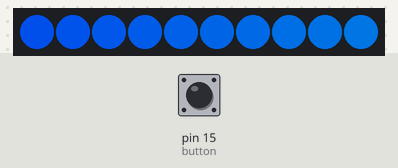
The sketch below on a simulated Arduino Leonardo, built with avr-gcc and run on an emulated ATmega32U4. On the bench: 10 RGB LEDs in strip order, left to right. The test bench sets the inputs (shaded band); at power-on: pin 15 (button) HIGH. Dim RGB values are drawn brighter than linear; colours are those a GRB WS2812 strip shows for the declared byte order; random numbers use the default seed unless the sketch sets one; the audio player accepts every command and is not drawn; USB keyboard and mouse output is not drawn; what the sketch prints to the serial monitor is not drawn.

Above: at 1.7 s.
1.8 s: pin 15 (button) pulled LOW for 0.15 s
At 2.16 s:
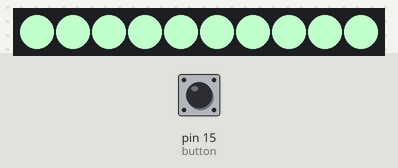
2.5 s: pin 15 (button) pulled LOW for 1 s
At 3.18 s:
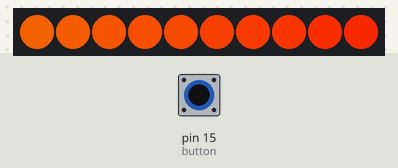
4.1 s: pin 15 (button) pulled LOW for 0.15 s
At 4.77 s:
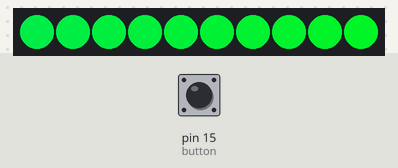
4.8 s: pin 15 (button) pulled LOW for 3.2 s
At 5.81 s:
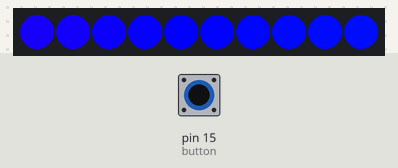
8.6 s: pin 15 (button) pulled LOW for 0.15 s
At 8.95 s:
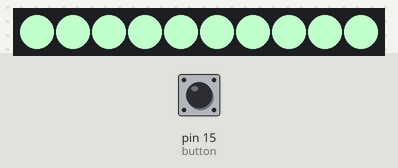
9.3 s: pin 15 (button) pulled LOW for 0.15 s
At 9.97 s:
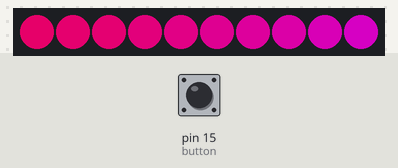
Timing chart, 0 to 12.3 s (numbered marks = the images above; inputs shaded):
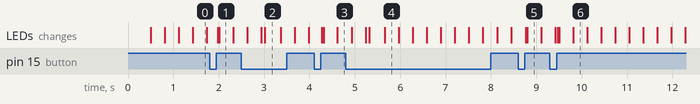

The sketch:

UwU_keyboardV2.ino
```cpp
/* Giant UwU keyboard by Juntendo https://www.youtube.com/channel/UC73LkQJ47rRI07iMOzu7-5g
I referenced code from several sources listed below:
https://circuitjournal.com/how-to-use-the-dfplayer-mini-mp3-module-with-an-arduino
https://stackoverflow.com/questions/59394851/how-to-create-a-rainbow-wave-on-led-strip-using-arduino
*/


#include <SoftwareSerial.h>
#include <DFRobotDFPlayerMini.h>
#include <FastLED.h>
#include <Keyboard.h>

#define LED_TYPE WS2812B
#define DATA_PIN 10
#define NUM_LEDS 10
#define BRIGHTNESS 255
#define SATURATION 255

CRGB leds[NUM_LEDS];

// Use pins 2 and 3 to communicate with DFPlayer Mini
static const uint8_t PIN_MP3_TX = 9; // Connects to module's RX
static const uint8_t PIN_MP3_RX = 8; // Connects to module's TX
SoftwareSerial softwareSerial(PIN_MP3_RX, PIN_MP3_TX);

// Create the Player object
DFRobotDFPlayerMini player;

int button = 15;
int data = 10;
int num_led = 10;

boolean buttonActive = false;
boolean longPressActive = false;

unsigned long buttonTimer =0;
unsigned long longPressTime = 500;

void longPressed(){
  player.volume(30);
  player.playMp3Folder(1);
}

void shortPressed(){
    Keyboard.print("UwU");
    leds[0] = CRGB::Red;
    FastLED.show();
    int file = random(2,6);
    if (file == 2){
      player.volume(30);
      player.playMp3Folder(2);
    }
    else if (file == 3){
      player.volume(30);
      player.playMp3Folder(2);
    }
    else if (file ==4){
      player.volume(30);
      player.playMp3Folder(4);
    }
    else if (file ==5){
      player.volume(30);
      player.playMp3Folder(5);
    }
    fill_solid(leds, NUM_LEDS, CRGB::Pink);
    FastLED.show();
    delay(200);
    fill_solid(leds, NUM_LEDS, CRGB::Black);
    FastLED.show();
}

void setup() {
  pinMode(15,INPUT_PULLUP);
  Keyboard.begin();
  Serial.begin(9600);
  softwareSerial.begin(9600);
  FastLED.addLeds<LED_TYPE, DATA_PIN>(leds, NUM_LEDS);
  // Start communication with DFPlayer Mini
  if (player.begin(softwareSerial)) {
    Serial.println("Connected!");
  } else {
    Serial.println("Connecting to DFPlayer Mini failed!");
  }
}

void loop() {
  for (int j = 0; j < 255; j++) {
    for (int i = 0; i < NUM_LEDS; i++) {
      leds[i] = CHSV(i - (j * 2), SATURATION, BRIGHTNESS); /* The higher the value 4 the less fade there is and vice versa */
      if (digitalRead(button) == LOW){
        if(buttonActive == false){
          buttonActive = true;
          buttonTimer = millis();
        }
        if ((millis() - buttonTimer > longPressTime) && (longPressActive == false)) {
          longPressActive = true;
          longPressed();
        }
      }
      else{
        if (buttonActive == true){
          if (longPressActive == true){
            longPressActive = false;
          }
          else{
            shortPressed();
          }
          buttonActive = false;
        }
      }
    }
    FastLED.show();
    delay(25); /* Change this to your hearts desire, the lower the value the faster your colors move (and vice versa) */
  }
}
```
